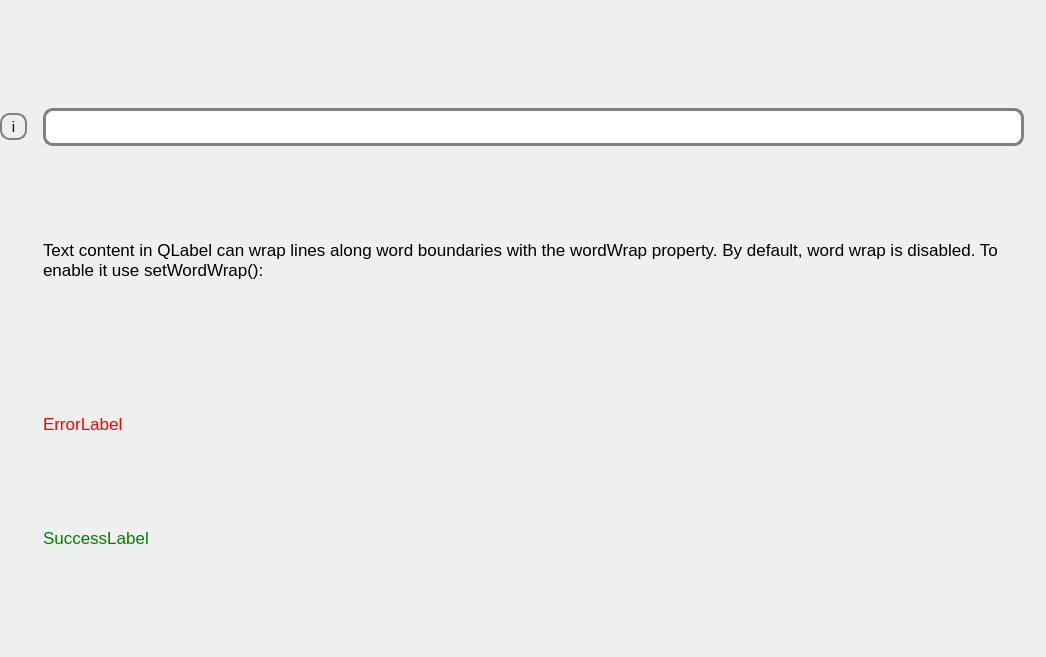
<?xml version="1.0" encoding="UTF-8"?>
<ui version="4.0">
 <class>Form</class>
 <widget class="QWidget" name="Form">
  <property name="geometry">
   <rect>
    <x>0</x>
    <y>0</y>
    <width>1046</width>
    <height>657</height>
   </rect>
  </property>
  <property name="sizePolicy">
   <sizepolicy hsizetype="Preferred" vsizetype="Fixed">
    <horstretch>0</horstretch>
    <verstretch>0</verstretch>
   </sizepolicy>
  </property>
  <property name="windowTitle">
   <string>Form</string>
  </property>
  <layout class="QGridLayout" name="gridLayout">
   <property name="leftMargin">
    <number>0</number>
   </property>
   <property name="topMargin">
    <number>20</number>
   </property>
   <property name="rightMargin">
    <number>0</number>
   </property>
   <property name="bottomMargin">
    <number>20</number>
   </property>
   <item row="3" column="1">
    <widget class="QLabel" name="lfbTextFieldSuccess">
     <property name="sizePolicy">
      <sizepolicy hsizetype="Preferred" vsizetype="Fixed">
       <horstretch>0</horstretch>
       <verstretch>0</verstretch>
      </sizepolicy>
     </property>
     <property name="font">
      <font>
       <pointsize>13</pointsize>
      </font>
     </property>
     <property name="styleSheet">
      <string notr="true">color: green;</string>
     </property>
     <property name="text">
      <string>SuccessLabel</string>
     </property>
     <property name="alignment">
      <set>Qt::AlignLeading|Qt::AlignLeft|Qt::AlignTop</set>
     </property>
     <property name="wordWrap">
      <bool>true</bool>
     </property>
    </widget>
   </item>
   <item row="2" column="1">
    <widget class="QLabel" name="lfbTextFieldError">
     <property name="sizePolicy">
      <sizepolicy hsizetype="Preferred" vsizetype="Fixed">
       <horstretch>0</horstretch>
       <verstretch>0</verstretch>
      </sizepolicy>
     </property>
     <property name="font">
      <font>
       <pointsize>13</pointsize>
      </font>
     </property>
     <property name="styleSheet">
      <string notr="true">color: red;</string>
     </property>
     <property name="text">
      <string>ErrorLabel</string>
     </property>
     <property name="alignment">
      <set>Qt::AlignLeading|Qt::AlignLeft|Qt::AlignTop</set>
     </property>
     <property name="wordWrap">
      <bool>true</bool>
     </property>
    </widget>
   </item>
   <item row="1" column="1">
    <widget class="QLabel" name="lfbTextFieldHelp">
     <property name="sizePolicy">
      <sizepolicy hsizetype="Preferred" vsizetype="Fixed">
       <horstretch>0</horstretch>
       <verstretch>0</verstretch>
      </sizepolicy>
     </property>
     <property name="font">
      <font>
       <pointsize>13</pointsize>
      </font>
     </property>
     <property name="text">
      <string>Text content in QLabel can wrap lines along word boundaries with the wordWrap property. By default, word wrap is disabled. To enable it use setWordWrap():

</string>
     </property>
     <property name="alignment">
      <set>Qt::AlignLeading|Qt::AlignLeft|Qt::AlignTop</set>
     </property>
     <property name="wordWrap">
      <bool>true</bool>
     </property>
     <property name="margin">
      <number>0</number>
     </property>
    </widget>
   </item>
   <item row="0" column="1">
    <widget class="QLineEdit" name="lfbTextField">
     <property name="sizePolicy">
      <sizepolicy hsizetype="MinimumExpanding" vsizetype="Fixed">
       <horstretch>10</horstretch>
       <verstretch>0</verstretch>
      </sizepolicy>
     </property>
     <property name="font">
      <font>
       <pointsize>13</pointsize>
      </font>
     </property>
     <property name="styleSheet">
      <string notr="true">QLineEdit {
	border: 3px solid grey;
	border-radius: 10px;
	padding:5px;
    font-size: 13pt;
}</string>
     </property>
     <property name="text">
      <string/>
     </property>
     <property name="placeholderText">
      <string comment="fgfgfgfg" extracomment="sdfsdf"/>
     </property>
     <property name="clearButtonEnabled">
      <bool>true</bool>
     </property>
    </widget>
   </item>
   <item row="0" column="2">
    <widget class="QLabel" name="lfbTextFieldUnit">
     <property name="font">
      <font>
       <family>Ubuntu</family>
       <pointsize>20</pointsize>
      </font>
     </property>
     <property name="text">
      <string/>
     </property>
    </widget>
   </item>
   <item row="0" column="0">
    <widget class="QToolButton" name="lfbTextFieldDescriptionBtn">
     <property name="font">
      <font>
       <pointsize>11</pointsize>
      </font>
     </property>
     <property name="cursor">
      <cursorShape>PointingHandCursor</cursorShape>
     </property>
     <property name="styleSheet">
      <string notr="true">QToolButton{
	border: 2px solid gray;
	border-radius: 10px;
	width: 20px;
	height: 20px;
	margin-right: 10px;
}</string>
     </property>
     <property name="text">
      <string>i</string>
     </property>
     <property name="autoRaise">
      <bool>false</bool>
     </property>
    </widget>
   </item>
  </layout>
 </widget>
 <resources/>
 <connections/>
</ui>
